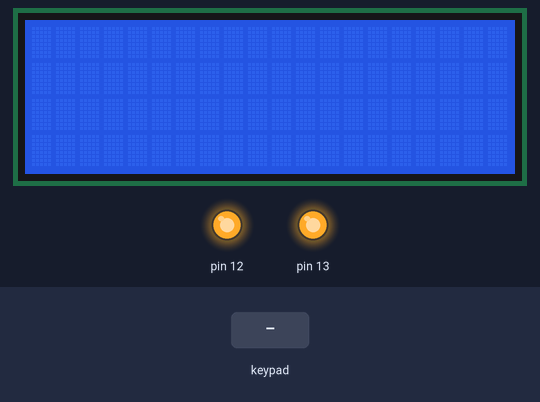
Simulated run of this sketch. Board: Arduino Mega 2560, built with avr-gcc and run on an emulated ATmega2560. On the bench: 20×4 character LCD, output pins drawn as LEDs (lit = HIGH). The test bench sets the inputs (shaded band). Pins used as bus, display or sensor lines are not drawn; what the sketch prints to the serial monitor is not drawn.

Above: at 1.3 s.
1.4 s: keypad keys 2 2 2 3 2 4 2 5 # pressed 0.4 s apart
At 5.5 s:
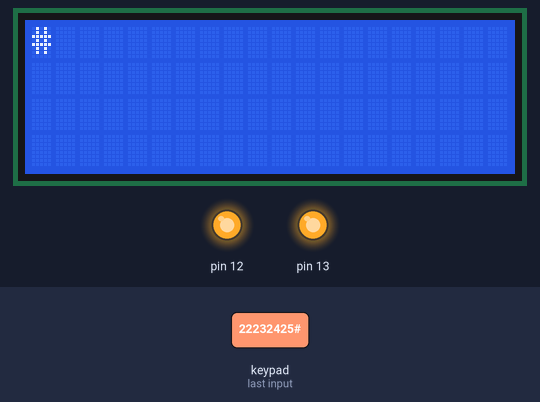
6.5 s: key 'A' pressed
At 7.2 s:
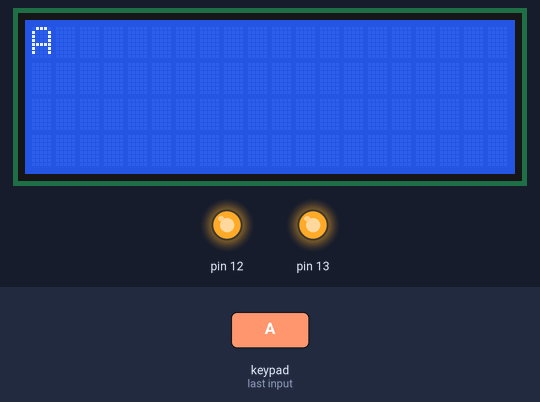
8.0 s: key 'B' pressed
9.5 s: keypad keys 2 2 2 3 2 4 2 5 * pressed 0.4 s apart
At 12.51 s:
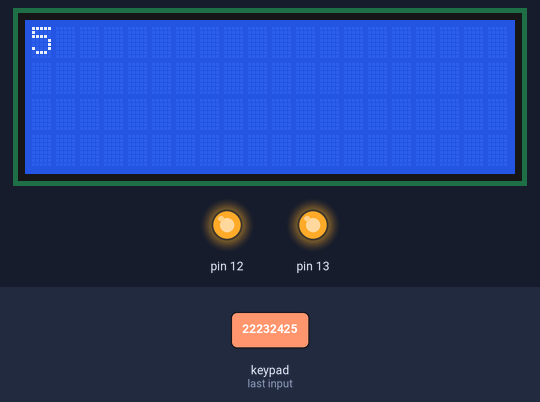
14.6 s: key 'C' pressed
16.1 s: keypad keys 2 2 2 3 2 4 2 5 D pressed 0.4 s apart
At 16.6 s:
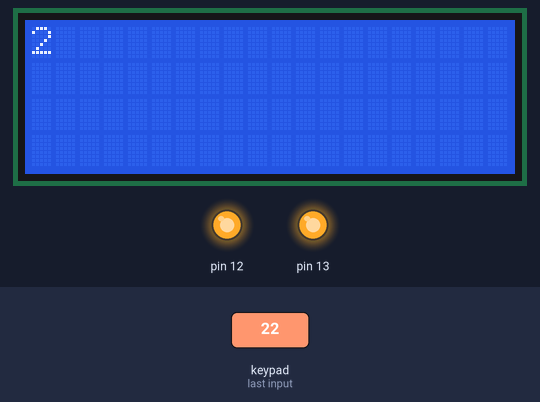
Timing chart, 0 to 19.1 s (numbered marks = the images above; inputs shaded):
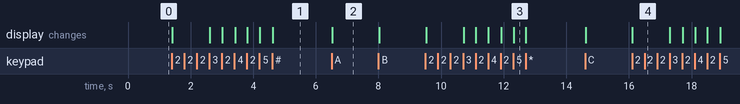

Measured:
- after the input at 1.4 s, the display: first changes at once (image 1 shows a later state)
- after the input at 6.5 s, the display: changes at once (image 2)
- after the input at 9.5 s, the display: first changes at once (image 3 shows a later state)
- after the input at 16.1 s, the display: changes at once (image 4)

The sketch:

combined_lcd_rfid.ino
```cpp
#include <Keypad.h>
#include <LiquidCrystal.h>
#include <SPI.h>
#include <MFRC522.h>
#include <Stepper.h>

#define RST_PIN 10
#define SS_PIN 53

const int stepsPerRevolution = 200;

Stepper myStepper(stepsPerRevolution, 44, 45, 46, 47);
MFRC522 mfrc522(SS_PIN, RST_PIN);
LiquidCrystal lcd(1,2,4,5,6,7);

const byte ROWS = 4;
const byte COLS = 4;
char keys[ROWS][COLS] = {
  {'1','2','3','A'},
  {'4','5','6','B'},
  {'7','8','9','C'},
  {'*','0','#','D'}
};

byte rowPins[ROWS] = {22, 23, 24, 25};
byte colPins[COLS] = {26, 27, 28, 29};

Keypad mykeypad = Keypad( makeKeymap(keys), rowPins, colPins, ROWS, COLS );

void setup(){
  lcd.begin(20,4);
  Serial.begin(9600);
  while (!Serial);
  SPI.begin();
  mfrc522.PCD_Init();
  delay(4);
  mfrc522.PCD_DumpVersionToSerial();
  Serial.println(F("Scan PICC to see UID, SAK, type, and data blocks..."));
  myStepper.setSpeed(10);
  pinMode(12, OUTPUT);
  digitalWrite(12, HIGH);
  pinMode(13, OUTPUT);
  digitalWrite(13, HIGH);
}

void loop(){
  char key = mykeypad.getKey();
  if (key!=NO_KEY){
    lcd.setCursor(0,0);
    lcd.leftToRight();
    lcd.print(key);
//    lcd.setCursor(0,0);
//    lcd.print("Hello Amina!");
//    lcd.setCursor(0,1);
//    lcd.print("Enter number of pads");
  }
  if ( ! mfrc522.PICC_IsNewCardPresent()) {
    return;
  }
  if ( ! mfrc522.PICC_ReadCardSerial()) {
    return;
  }
  mfrc522.PICC_DumpToSerial(&(mfrc522.uid));
  Serial.println("clockwise");
  myStepper.step(stepsPerRevolution);
  delay(500);
  Serial.println("counterclockwise");
  myStepper.step(-stepsPerRevolution);
  delay(500);
  }
```
